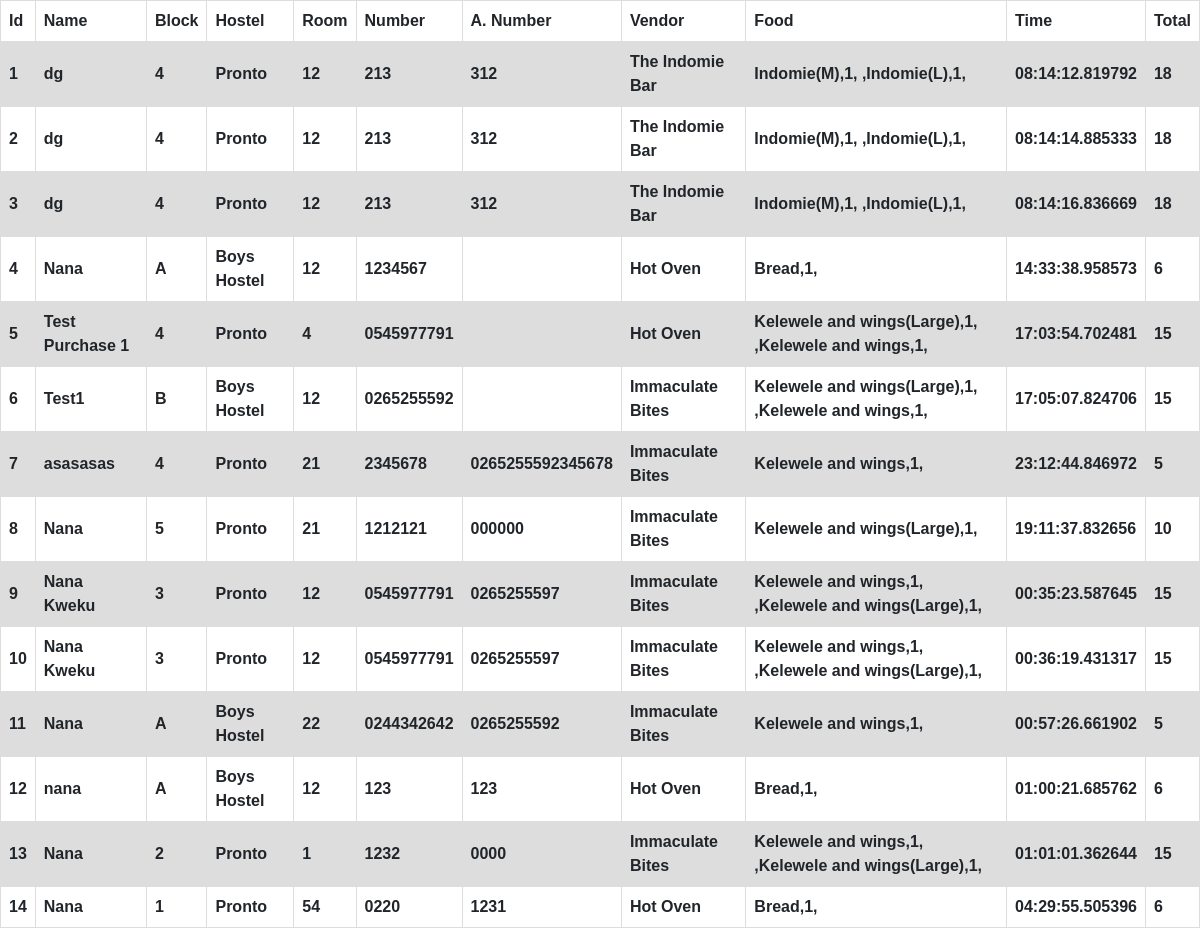
Before: /chart with the older database file.
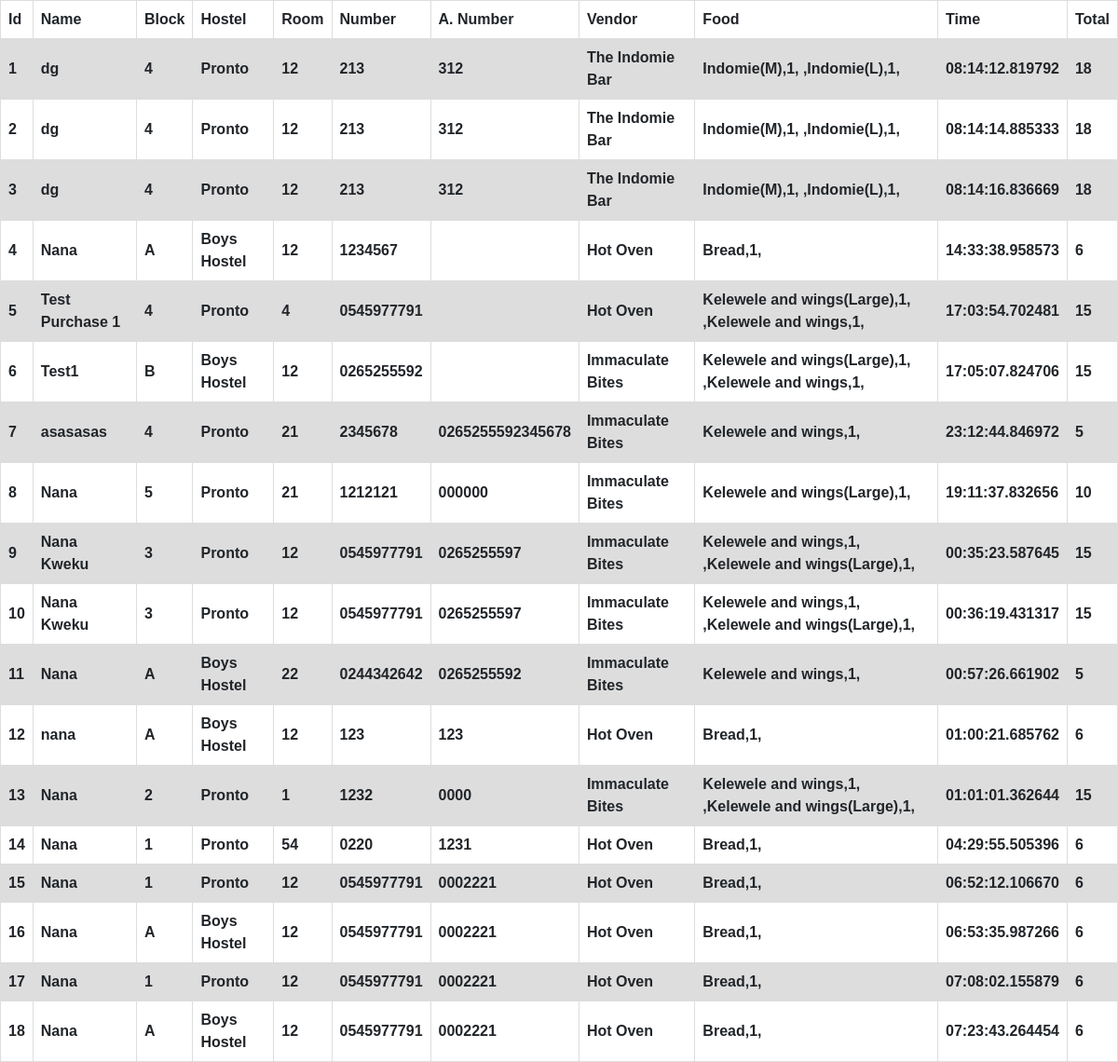
After: the same page with the newer database file.
### app.py (models this page shows, shortened)
class Order(db.Model):
    id = db.Column(db.Integer, primary_key=True)
    name = db.Column(db.String(200))
    room = db.Column(db.Integer)
    pNumber = db.Column(db.String(10))
    aNumber = db.Column(db.String(10))
    hostel = db.Column(db.String(100))
    food = db.Column(db.String(1000))
    quantity = db.Column(db.Integer)
    status = db.Column(db.Integer)
    block = db.Column(db.String(100))
    total = db.Column(db.String(10))
    date_created = db.Column(db.DateTime, default=datetime.utcnow)
    vendor = db.Column(db.String(50))

### app.py (the view)
@app.route('/chart', methods=['POST','GET'])
def masterchart():
    all_orders = Order.query.order_by(Order.date_created).all()
    return render_template('chart.html', all_orders=all_orders)

### templates/chart.html
{% extends 'base.html' %}
{% block head %}
<link rel="stylesheet" href="{{ url_for('static', filename='css/table.css')}}">
{% endblock %}
{% block body %}
<table>
    <tr>
        <th>Id</th>
        <th>Name</th>
        <th>Block</th>
        <th>Hostel</th>
        <th>Room</th>
        <th>Number</th>
        <th>A. Number</th>
        <th>Vendor</th>
        <th>Food</th>
        <th>Time</th>
        <th>Total</th>
    </tr>
    {% for order in all_orders %}
    <tr>
        <th>{{ order.id }}</th>
        <th>{{ order.name }}</th>
        <th>{{ order.block }}</th>
        <th>{{ order.hostel }}</th>
        <th>{{order.room}}</th>
        <th>{{order.pNumber}}</th>
        <th>{{order.aNumber}}</th>
        <th>{{order.vendor}}</th>
        <th>{{order.food}}</th>
        <th>{{order.date_created.time()}}</th>
        <th>{{order.total}}</th>
    </tr>
    {% endfor %}
    </table>
{% endblock %}

### templates/base.html (shortened to what this page needs)
<!DOCTYPE html>
    <head>
        <link rel="stylesheet" href="https://stackpath.bootstrapcdn.com/bootstrap/4.3.1/css/bootstrap.min.css">
        {% block head %}{% endblock %}
    </head>
    <body>
{% block body %}{% endblock %}
    </body>
</html>

### static/css/table.css (style rules this page uses)
table { font-family: arial, sans-serif; border-collapse: collapse; width: 100%; }
td, th { border: 1px solid #dddddd; text-align: left; padding: 8px; }
tr:nth-child(even) { background-color: #dddddd; }

Changed rows visible on the page:
added Order: id "15", name "Nana", block "1", hostel "Pronto", room "12", pNumber "0545977791", aNumber "0002221", vendor "Hot Oven", food "Bread,1,", date_created.time "06:52:12.106670", total "6"
added Order: id "16", name "Nana", block "A", hostel "Boys Hostel", room "12", pNumber "0545977791", aNumber "0002221", vendor "Hot Oven", food "Bread,1,", date_created.time "06:53:35.987266", total "6"
added Order: id "17", name "Nana", block "1", hostel "Pronto", room "12", pNumber "0545977791", aNumber "0002221", vendor "Hot Oven", food "Bread,1,", date_created.time "07:08:02.155879", total "6"
added Order: id "18", name "Nana", block "A", hostel "Boys Hostel", room "12", pNumber "0545977791", aNumber "0002221", vendor "Hot Oven", food "Bread,1,", date_created.time "07:23:43.264454", total "6"
